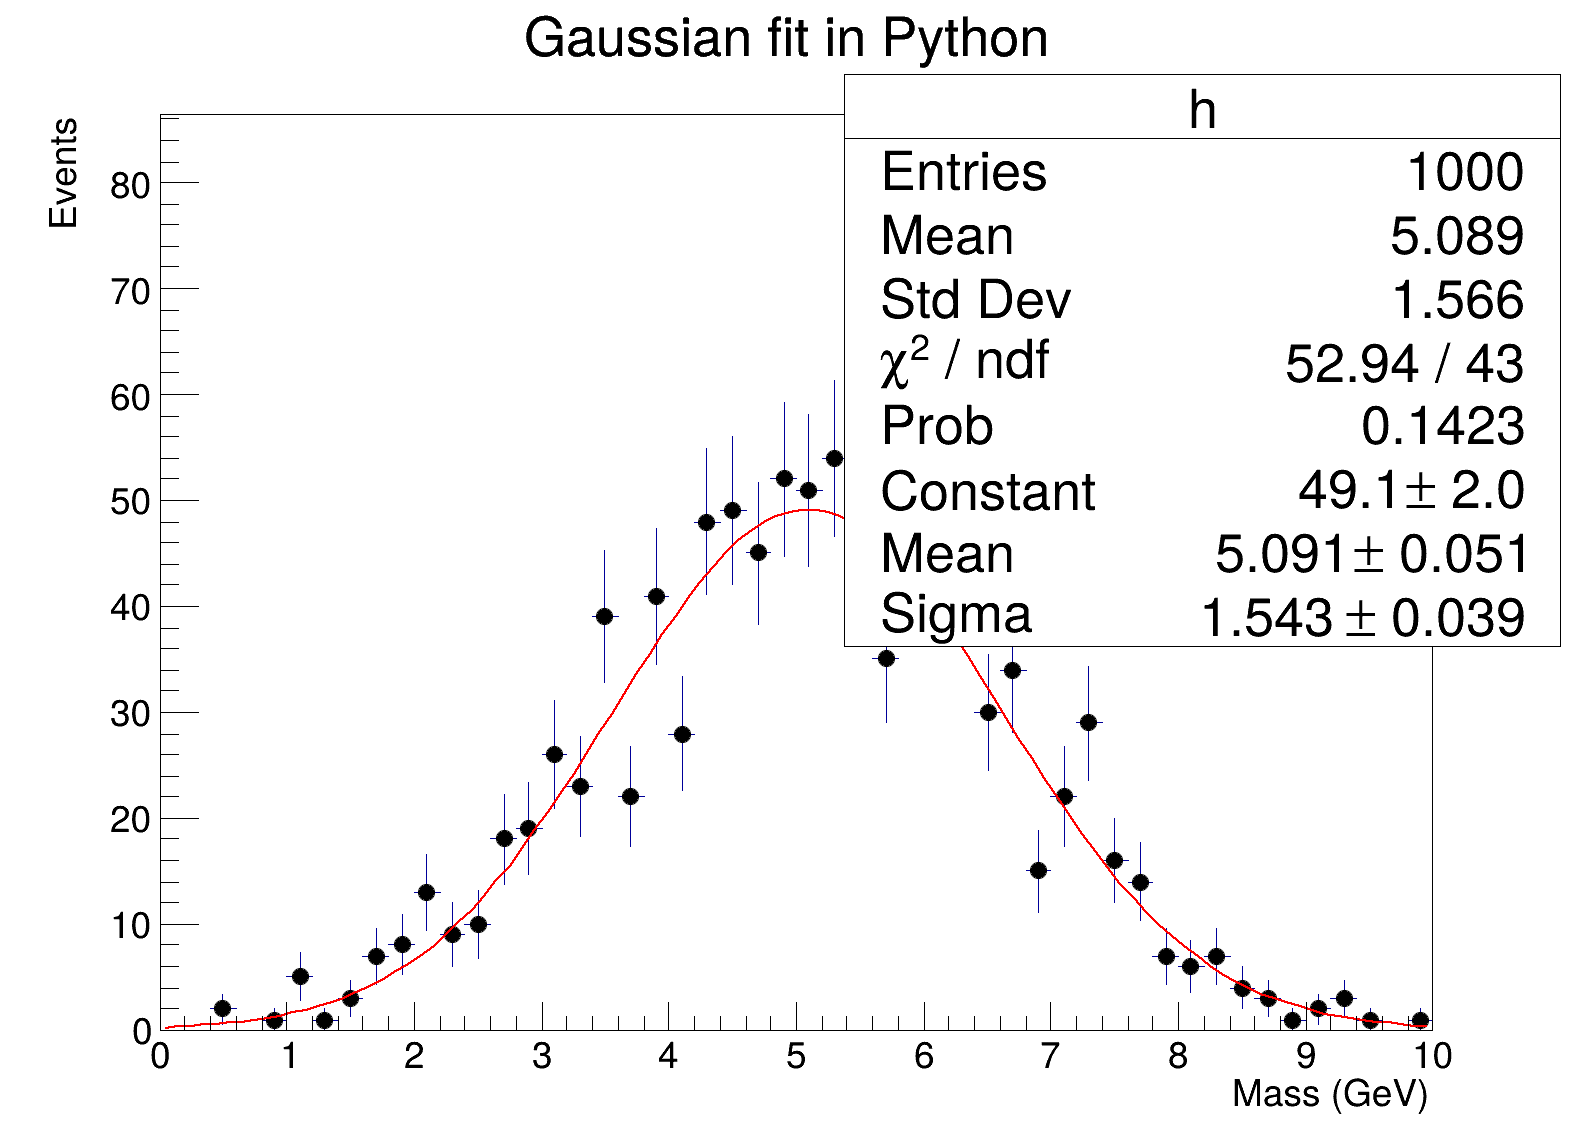

Here is the Python script that generated this plot:
# pyroot_basic.py -- histogram, fit and plot, written in Python
# Run with:   python pyroot_basic.py
#   (or  python -i pyroot_basic.py  to keep the window open)
import ROOT

ROOT.gStyle.SetOptFit(1111)
ROOT.gStyle.SetStatW(0.25)
ROOT.gStyle.SetStatH(0.20)

# Exactly the same classes and methods as in C++
h = ROOT.TH1D("h", "Gaussian fit in Python;Mass (GeV);Events", 50, 0, 10)
rng = ROOT.TRandom3(5)
for i in range(1000):
    h.Fill(rng.Gaus(5.0, 1.5))
h.SetMaximum(1.6 * h.GetMaximum())

c = ROOT.TCanvas("c", "PyROOT", 800, 600)
h.Fit("gaus")
h.SetMarkerStyle(20)
h.Draw("E")
c.SaveAs("pyroot_basic.png")

fit = h.GetFunction("gaus")
print(f"Mean  = {fit.GetParameter(1):.3f} +- {fit.GetParError(1):.3f}")
print(f"Sigma = {fit.GetParameter(2):.3f} +- {fit.GetParError(2):.3f}")
print(f"chi2/ndf = {fit.GetChisquare():.1f} / {fit.GetNDF()}")
